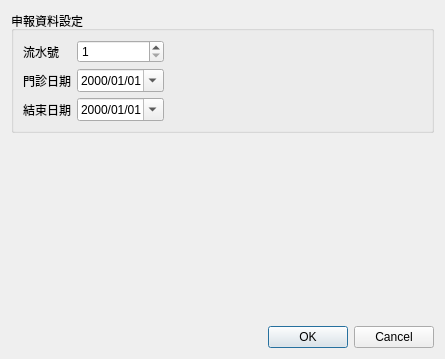
<?xml version="1.0" encoding="UTF-8"?>
<ui version="4.0">
 <class>Dialog_input_nhi</class>
 <widget class="QDialog" name="Dialog_input_nhi">
  <property name="windowModality">
   <enum>Qt::NonModal</enum>
  </property>
  <property name="geometry">
   <rect>
    <x>0</x>
    <y>0</y>
    <width>445</width>
    <height>359</height>
   </rect>
  </property>
  <property name="sizePolicy">
   <sizepolicy hsizetype="Preferred" vsizetype="Preferred">
    <horstretch>0</horstretch>
    <verstretch>0</verstretch>
   </sizepolicy>
  </property>
  <property name="windowTitle">
   <string>修改申報資料</string>
  </property>
  <property name="modal">
   <bool>false</bool>
  </property>
  <layout class="QVBoxLayout" name="verticalLayout">
   <item>
    <widget class="QGroupBox" name="groupBox">
     <property name="title">
      <string>申報資料設定</string>
     </property>
     <property name="flat">
      <bool>true</bool>
     </property>
     <layout class="QGridLayout" name="gridLayout">
      <item row="2" column="0">
       <widget class="QLabel" name="label">
        <property name="text">
         <string>結束日期</string>
        </property>
       </widget>
      </item>
      <item row="2" column="2">
       <widget class="QDateEdit" name="dateEdit_end_date">
        <property name="displayFormat">
         <string>yyyy/MM/dd</string>
        </property>
        <property name="calendarPopup">
         <bool>true</bool>
        </property>
       </widget>
      </item>
      <item row="1" column="2">
       <widget class="QDateEdit" name="dateEdit_case_date">
        <property name="displayFormat">
         <string>yyyy/MM/dd</string>
        </property>
        <property name="calendarPopup">
         <bool>true</bool>
        </property>
       </widget>
      </item>
      <item row="0" column="0">
       <widget class="QLabel" name="label_4">
        <property name="text">
         <string>流水號</string>
        </property>
       </widget>
      </item>
      <item row="0" column="2">
       <widget class="QSpinBox" name="spinBox_sequence">
        <property name="minimum">
         <number>1</number>
        </property>
        <property name="maximum">
         <number>999999</number>
        </property>
       </widget>
      </item>
      <item row="1" column="0">
       <widget class="QLabel" name="label_6">
        <property name="text">
         <string>門診日期</string>
        </property>
       </widget>
      </item>
      <item row="0" column="3">
       <spacer name="horizontalSpacer">
        <property name="orientation">
         <enum>Qt::Horizontal</enum>
        </property>
        <property name="sizeHint" stdset="0">
         <size>
          <width>40</width>
          <height>20</height>
         </size>
        </property>
       </spacer>
      </item>
     </layout>
    </widget>
   </item>
   <item>
    <spacer name="verticalSpacer">
     <property name="orientation">
      <enum>Qt::Vertical</enum>
     </property>
     <property name="sizeHint" stdset="0">
      <size>
       <width>20</width>
       <height>40</height>
      </size>
     </property>
    </spacer>
   </item>
   <item>
    <widget class="QDialogButtonBox" name="buttonBox">
     <property name="orientation">
      <enum>Qt::Horizontal</enum>
     </property>
     <property name="standardButtons">
      <set>QDialogButtonBox::Cancel|QDialogButtonBox::Ok</set>
     </property>
     <property name="centerButtons">
      <bool>false</bool>
     </property>
    </widget>
   </item>
  </layout>
 </widget>
 <resources/>
 <connections>
  <connection>
   <sender>buttonBox</sender>
   <signal>accepted()</signal>
   <receiver>Dialog_input_nhi</receiver>
   <slot>accept()</slot>
   <hints>
    <hint type="sourcelabel">
     <x>248</x>
     <y>254</y>
    </hint>
    <hint type="destinationlabel">
     <x>157</x>
     <y>274</y>
    </hint>
   </hints>
  </connection>
  <connection>
   <sender>buttonBox</sender>
   <signal>rejected()</signal>
   <receiver>Dialog_input_nhi</receiver>
   <slot>reject()</slot>
   <hints>
    <hint type="sourcelabel">
     <x>316</x>
     <y>260</y>
    </hint>
    <hint type="destinationlabel">
     <x>286</x>
     <y>274</y>
    </hint>
   </hints>
  </connection>
 </connections>
</ui>
